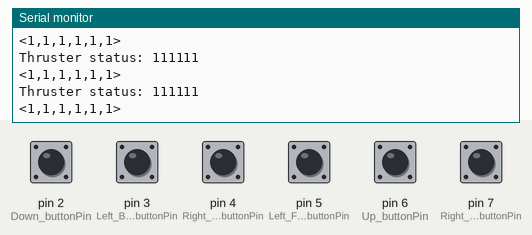
Recording of a sketch running on a simulated Arduino Uno, built with avr-gcc and run on an emulated ATmega328P. Shown: the last lines printed to the serial monitor. The inputs (shaded band) are chosen by the test bench; at power-on: pin 2 (Down_buttonPin), pin 3 (Left_Back_buttonPin), pin 4 (Right_Forward_buttonPin), pin 5 (Left_Forward_buttonPin), pin 6 (Up_buttonPin), pin 7 (Right_Back_buttonPin) LOW.

Above: at 1.3 s.
1.4 s: pin 2 (Down_buttonPin) pulled HIGH for 0.3 s
At 1.83 s:
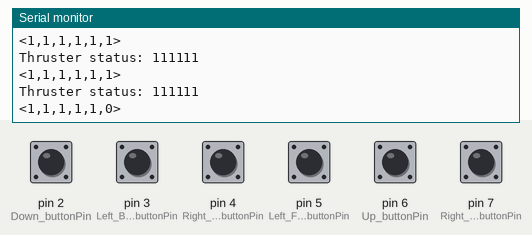
4.7 s: pin 3 (Left_Back_buttonPin) pulled HIGH for 0.3 s
At 5.05 s:
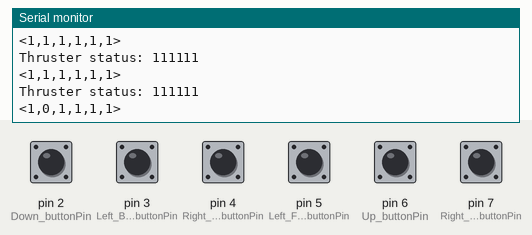
6.5 s: pin 4 (Right_Forward_buttonPin) pulled HIGH for 0.3 s
At 6.93 s:
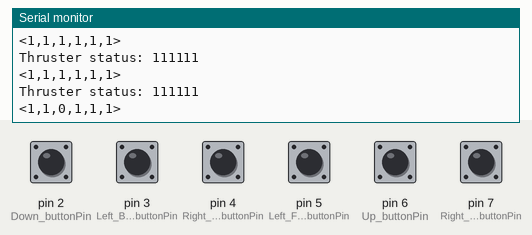
9.8 s: pin 5 (Left_Forward_buttonPin) pulled HIGH for 0.3 s
At 10.15 s:
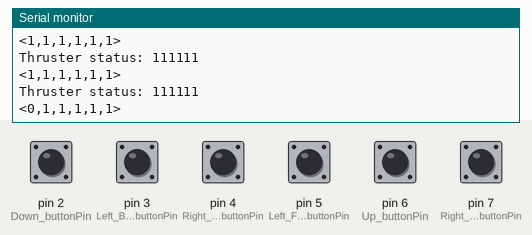
11.6 s: pin 6 (Up_buttonPin) pulled HIGH for 0.3 s
At 12.03 s:
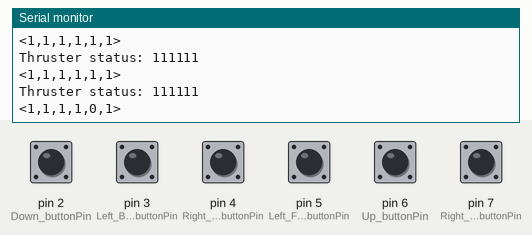
14.9 s: pin 7 (Right_Back_buttonPin) pulled HIGH for 0.3 s
At 15.26 s:
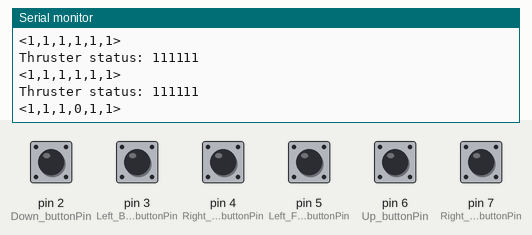
Timing chart, 0 to 17.7 s (numbered marks = the images above; inputs shaded):
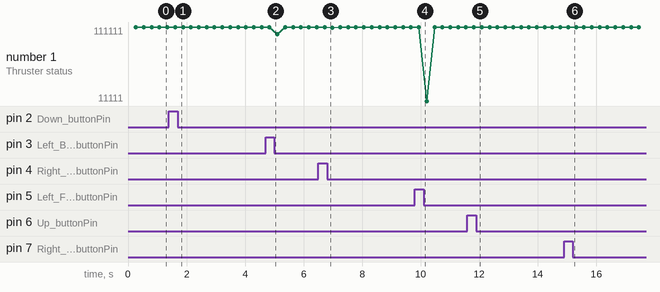

The sketch:

rov_controller.ino
```cpp
#include <string.h>
#include <SoftwareSerial.h>

//---------------------------------------- PIN settings--------------
#define SSerialTX        10  //Serial Transmit pin
#define SSerialRX        12  //Serial Receive pin

SoftwareSerial RS485Serial(SSerialRX, SSerialTX); // RX, TX

/*-----( Declare objects )-----*/

const int Left_Forward_buttonPin = 5;     // the number of the pushbutton pin
const int Left_Back_buttonPin = 3;     // the number of the pushbutton pin
const int Right_Forward_buttonPin = 4;     // the number of the pushbutton pin
const int Right_Back_buttonPin = 7;     // the number of the pushbutton pin
const int Up_buttonPin = 6;     // the number of the pushbutton pin
const int Down_buttonPin = 2;     // the number of the pushbutton pin
      // the number of the LED pin
int num_pins = 6;
const int pins[6] = {Left_Forward_buttonPin,Left_Back_buttonPin,Right_Forward_buttonPin, Right_Back_buttonPin, Up_buttonPin,Down_buttonPin};
int pins_value[6] = {0,0,0,0,0,0};

//--------------------------------

String output_value;
String buttonState_value;
String outMessage = "";
char message[31];
float actual_temp = 0;
float voltage;
float temperature;

int buttonState = 0;         // variable for reading the pushbutton status

int ledPin = 1;

//--------------------initialize---------------
void setup() {

  // --- this is the LED
  pinMode(A1, OUTPUT);
  digitalWrite(A1, HIGH);

  Serial.begin(4800);
  RS485Serial.begin(4800);

  for  (int i = 0; i < num_pins; i++) {
     pinMode(pins[i], INPUT);
     Serial.println(i);
  }

  Serial.println("starting...");
}


//----------------------------loop-----------------------

void loop()
{
  digitalWrite(A1, LOW);
  get_pin_state();
  send_pin_state(240);

  Serial.print("Thruster status: ");
  for  (int i = 0; i < num_pins; i++) {
    Serial.print( pins_value[i]);
    if (pins_value[i] == 1) {
        digitalWrite(A1, HIGH);

    }

  }

  Serial.println();
}


void get_pin_state() {
    buttonState_value ="";
    // we need to get the pin values and append them to the output string
    output_value ="<";
    for  (int i = 0; i < num_pins; i++) {
        // read the state of the pushbutton value:
        int buttonState = digitalRead(pins[i]);
        // check if the pushbutton is pressed.
        // if it is, the buttonState is HIGH:
        if (i != 0)  {
           output_value +=",";
        }

        if ((buttonState == LOW) ) {
            buttonState_value = String(1);
            pins_value[i] =1;
        }
        else {
           buttonState_value = String(0);
           pins_value[i] =0;
         }
        output_value += buttonState_value;
    }
    output_value +=">";
}

void send_pin_state (int delay_time) {


  RS485Serial.print(output_value);          // Send byte to Remote Arduino
  Serial.println(output_value);

    delay(delay_time);
    RS485Serial.flush();


}


// if we were sending data to the master, this function would read it in
void request_data (void) {


  String stringOne = "";
  String temperature_str;
  String  voltage_str;

   voltage_str = stringOne.substring(0,2);

   voltage = (voltage_str.toInt());
   voltage = voltage/10;

   temperature = (temperature_str.toInt());
   temperature = temperature/10;

}
```

Measured:
- after the input at 1.4 s, the serial monitor: prints a new line after 0.26 s (image 1)
- after the input at 4.7 s, the serial monitor: prints a new line after 0.19 s (image 2)
- after the input at 6.5 s, the serial monitor: prints a new line after 0.27 s (image 3)
- after the input at 9.8 s, the serial monitor: prints a new line after 0.19 s (image 4)
- after the input at 11.6 s, the serial monitor: prints a new line after 0.27 s (image 5)
- after the input at 14.9 s, the serial monitor: prints a new line after 0.19 s (image 6)
